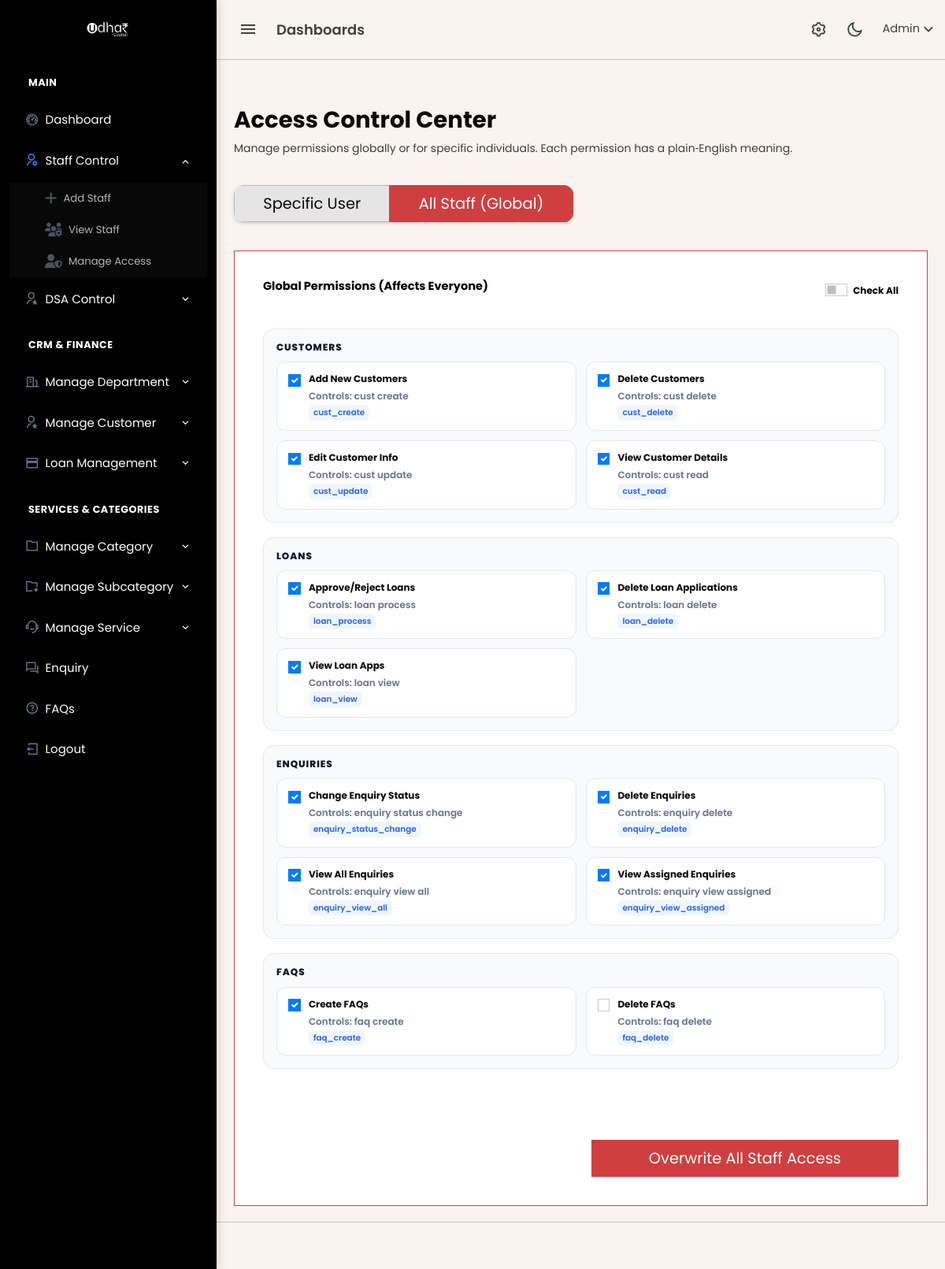
Page /admin/manage_permissions.php?mode=bulk (signed in) on the earlier database version.
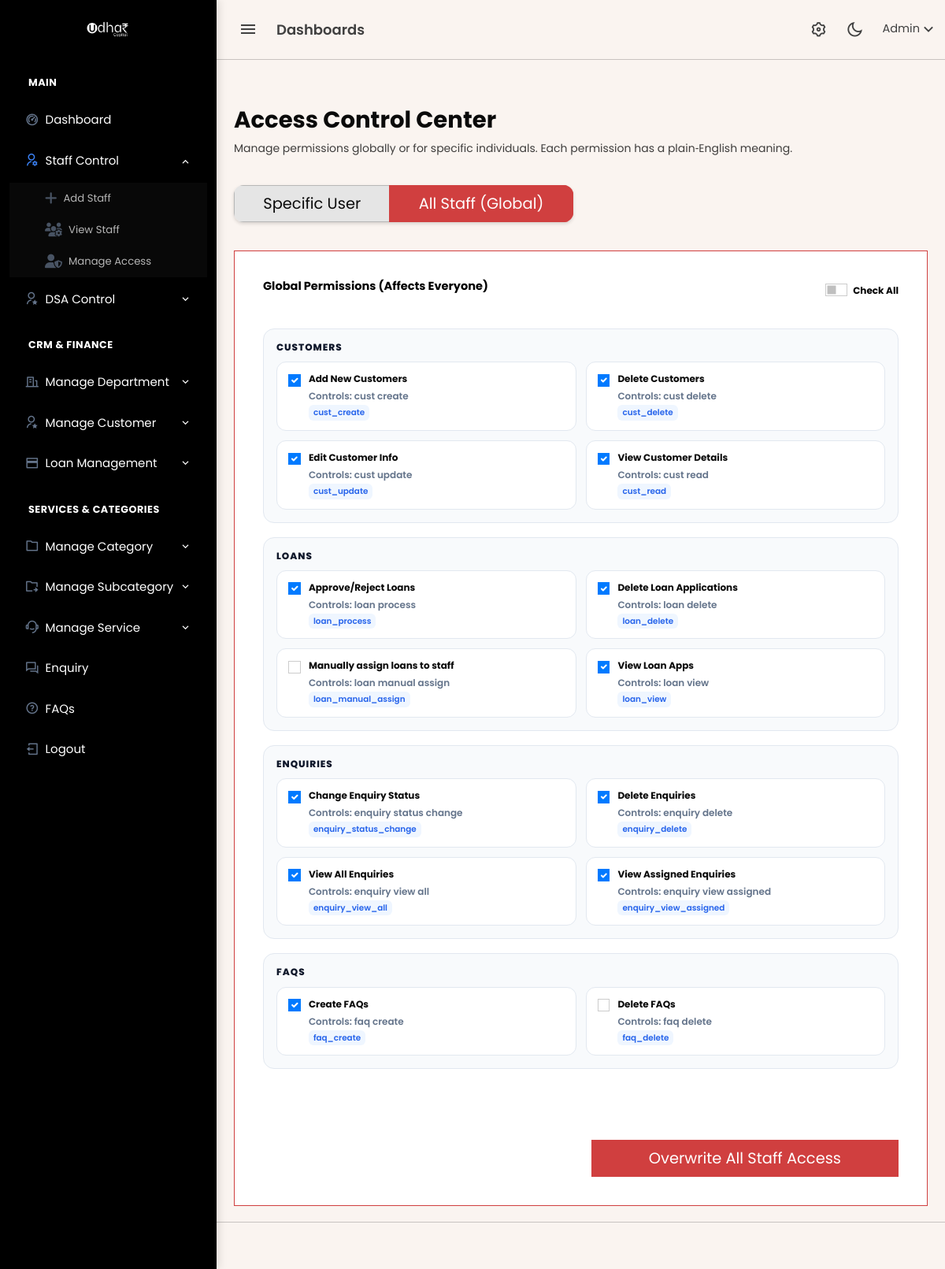
Same page on the later database version.
### tables this page shows
CREATE TABLE `permissions` (
  `id` int(11) NOT NULL,
  `perm_key` varchar(50) NOT NULL,
  `description` varchar(255) DEFAULT NULL
);

### admin/manage_permissions.php (the view, shortened to what this page needs)
<?php
include 'header.php';
$mode = $_GET['mode'] ?? 'individual';
$selected_id = isset($_GET['staff_id']) ? (int)$_GET['staff_id'] : 0;
$current_perms = [];
if ($mode == 'bulk') {
    $res = mysqli_query($conn, "SELECT permission_id FROM role_permissions WHERE role_id = 1");
    while ($row = mysqli_fetch_assoc($res)) {
        $current_perms[] = $row['permission_id'];
    }
}
$all_perms = mysqli_query($conn, "SELECT id, perm_key, description FROM permissions ORDER BY description ASC");
function permissionGroup($perm_key) {
    if (strpos($perm_key, 'cust_') === 0) return 'Customers';
    if (strpos($perm_key, 'loan_') === 0) return 'Loans';
    if (strpos($perm_key, 'enquiry_') === 0) return 'Enquiries';
    if (strpos($perm_key, 'faq_') === 0) return 'FAQs';
    return 'Other';
}
$perm_groups = [];
mysqli_data_seek($all_perms, 0);
while ($p = mysqli_fetch_assoc($all_perms)) {
    $group = permissionGroup($p['perm_key']);
    if (!isset($perm_groups[$group])) $perm_groups[$group] = [];
    $perm_groups[$group][] = $p;
}
?>
<?php include 'topbar.php'; ?>
<?php include 'sidebar.php'; ?>
<div class="content-page">
    <div class="content">
        <div class="container-fluid pt-4">
            <div class="mb-4">
                <h2 class="fw-bold text-dark">Access Control Center</h2>
                <p class="text-muted">Manage permissions globally or for specific individuals. Each permission has a plain‑English meaning.</p>
            </div>
            <div class="row mb-4">
                <div class="col-md-6">
                    <div class="btn-group w-100 shadow-sm" style="border-radius: 12px; overflow: hidden;">
                        <a href="?mode=individual" class="btn btn-lg <?= $mode == 'individual' ? 'btn-dark' : 'btn-light border' ?>">Specific User</a>
                        <a href="?mode=bulk" class="btn btn-lg <?= $mode == 'bulk' ? 'btn-danger' : 'btn-light border' ?>">All Staff (Global)</a>
                    </div>
                </div>
            </div>
            <?php if ($mode == 'bulk' || ($mode == 'individual' && $selected_id > 0)): ?>
            <form action="db/update/permission_handler.php" method="POST">
                <div class="card card-modern p-4 <?= $mode == 'bulk' ? 'border-danger' : '' ?>">
                    <div class="d-flex justify-content-between align-items-center mb-4">
                        <h5 class="fw-bold"><?= $mode == 'bulk' ? 'Global Permissions (Affects Everyone)' : 'User Permissions' ?></h5>
                        <div class="form-check form-switch">
                            <input class="form-check-input" type="checkbox" id="selectAll">
                            <label class="form-check-label small fw-bold" for="selectAll">Check All</label>
                        </div>
                    </div>
                    <?php foreach ($perm_groups as $group_name => $perms): ?>
                        <div class="perm-group">
                            <h6><?= htmlspecialchars($group_name) ?></h6>
                            <div class="perm-grid">
                                <?php foreach ($perms as $p): ?>
                                    <label class="perm-item">
                                        <input type="checkbox" name="perms[]" value="<?= $p['id'] ?>" class="form-check-input perm-check" <?= in_array($p['id'], $current_perms) ? 'checked' : '' ?>>
                                        <div>
                                            <div class="fw-bold text-dark small"><?= htmlspecialchars($p['description']) ?></div>
                                            <div class="perm-help">Controls: <?= str_replace('_', ' ', $p['perm_key']) ?></div>
                                            <span class="perm-code"><?= htmlspecialchars($p['perm_key']) ?></span>
                                        </div>
                                    </label>
                                <?php endforeach; ?>
                            </div>
                        </div>
                    <?php endforeach; ?>
                    <div class="mt-5 text-end">
                        <button type="submit" name="save_perms" class="btn <?= $mode == 'bulk' ? 'btn-danger' : 'btn-submit-pro' ?> btn-lg px-5">
                            <?= $mode == 'bulk' ? 'Overwrite All Staff Access' : 'Update User Access' ?>
                        </button>
                    </div>
                </div>
            </form>
            <?php endif; ?>
        </div>
    </div>
</div>
<?php include 'footer.php'; ?>

### admin/header.php (shortened to what this page needs)
<!DOCTYPE html>
<html lang="en">
<head>
	<link rel="stylesheet" href="assets/vendor/daterangepicker/daterangepicker.css">
	<link rel="stylesheet" href="assets/vendor/admin-resources/jquery.vectormap/jquery-jvectormap-1.2.2.css">
	<link href="assets/css/app.min.css" rel="stylesheet" type="text/css" id="app-style" />
<link rel="stylesheet" href="https://cdnjs.cloudflare.com/ajax/libs/font-awesome/6.4.2/css/all.min.css">
	<link href="assets/css/icons.min.css" rel="stylesheet" type="text/css" />
</head>
<body>
	<div class="wrapper">

### admin/topbar.php (shortened to what this page needs)
<div class="navbar-custom">
    <div class="topbar container-fluid">
        <div class="d-flex align-items-center gap-1">
            <button class="button-toggle-menu">
                <i class="mdi mdi-menu"></i>
            </button>
            <h4 class="page-title d-none d-sm-block">Dashboards</h4>
        </div>
        <ul class="topbar-menu d-flex align-items-center gap-3">
            <li class="d-none d-sm-inline-block">
                <a class="nav-link" data-bs-toggle="offcanvas" href="#theme-settings-offcanvas">
                    <span class="ri-settings-3-line fs-22"></span>
                </a>
            </li>
            <li class="d-none d-sm-inline-block">
                <div class="nav-link" id="light-dark-mode">
                    <i class="ri-moon-line fs-22"></i>
                </div>
            </li>
            <li class="dropdown">
                <a class="nav-link dropdown-toggle arrow-none nav-user" data-bs-toggle="dropdown" href="#" role="button" aria-haspopup="false" aria-expanded="false">
                    <span class="d-lg-block d-none">
                        <h5 class="my-0 fw-normal">Admin<i class="ri-arrow-down-s-line fs-22 d-none d-sm-inline-block align-middle"></i></h5>
                    </span>
                </a>
            </li>
        </ul>
    </div>
</div>

### admin/sidebar.php (shortened to what this page needs)
<?php
$current_page = basename($_SERVER['PHP_SELF']);
$dept_active = in_array($current_page, ['add-department.php', 'departments.php']);
$customer_active = in_array($current_page, [
    'customer_add.php',
    'customers.php',
    'customer_edit.php',
    'customer_view.php'
]);
$loan_active = in_array($current_page, [
    'loan_applications.php',
    'loan_view.php',
    'manual_loan_assign.php',
    'rejected_loans.php'
]);
$cat_active      = in_array($current_page, ['category_add.php', 'category.php']);
$subcat_active   = in_array($current_page, ['subcategory_add.php', 'subcategory.php']);
$service_active  = in_array($current_page, ['service_add.php', 'services.php', 'service_edit.php', 'service_details.php', 'plan-work.php']);
$faq_active = ($current_page == 'faqs.php');
$staff_active = in_array($current_page, [
    'staff_add.php',
    'staff_list.php',
    'manage_permissions.php'
]);
$dsa_active = in_array($current_page, [
    'dsa_add.php',
    'dsa_list.php',
    'dsa_requests.php',
    'manage_dsa_permissions.php'
]);
?>
<div class="leftside-menu">
    <a href="dashboard.php" class="logo text-center d-block">
        <span class="logo-lg">
            <img src="assets/udhaar_logo.png" alt="logo" style="max-height: 40px; margin: 20px 0; filter: brightness(0) invert(1);">
        </span>
    </a>
    <div class="h-100">
        <ul class="side-nav">
            <li class="side-nav-title">Main</li>
            <li class="side-nav-item <?= ($current_page == 'dashboard.php') ? 'active' : '' ?>">
                <a href="dashboard.php" class="side-nav-link">
                    <i class="ri-dashboard-2-line"></i>
                    <span>Dashboard</span>
                </a>
            </li>
            <li class="side-nav-item <?= $staff_active ? 'active' : '' ?>">
                <a href="javascript:void(0);" class="side-nav-link has-arrow">
                    <i class="ri-user-settings-line"></i>
                    <span>Staff Control</span>
                </a>
                <ul class="side-nav-second-level">
                    <li><a href="staff_add.php" class="side-nav-link"><i class="fas fa-plus"></i> Add Staff</a></li>
                    <li><a href="staff_list.php" class="side-nav-link"><i class="fas fa-users-cog"></i> View Staff</a></li>
                    <li><a href="manage_permissions.php" class="side-nav-link"><i class="fas fa-user-shield"></i> Manage Access</a></li>
                </ul>
            </li>
            <li class="side-nav-item <?= $dsa_active ? 'active' : '' ?>">
                <a href="javascript:void(0);" class="side-nav-link has-arrow">
                    <i class="ri-user-star-line"></i>
                    <span>DSA Control</span>
                </a>
            </li>
            <li class="side-nav-title">CRM & Finance</li>
            <li class="side-nav-item <?= $dept_active ? 'active' : '' ?>">
                <a href="javascript:void(0);" class="side-nav-link has-arrow">
                    <i class="ri-building-line"></i>
                    <span>Manage Department</span>
                </a>
            </li>
            <li class="side-nav-item <?= $customer_active ? 'active' : '' ?>">
                <a href="javascript:void(0);" class="side-nav-link has-arrow">
                    <i class="ri-user-star-line"></i>
                    <span>Manage Customer</span>
                </a>
            </li>
            <li class="side-nav-item <?= $loan_active ? 'active' : '' ?>">
                <a href="javascript:void(0);" class="side-nav-link has-arrow">
                    <i class="ri-bank-card-2-line"></i>
                    <span>Loan Management</span>
                </a>
            </li>
            <li class="side-nav-title">Services & Categories</li>
            <li class="side-nav-item <?= $cat_active ? 'active' : '' ?>">
                <a href="javascript:void(0);" class="side-nav-link has-arrow">
                    <i class="ri-folder-line"></i>
                    <span>Manage Category</span>
                </a>
            </li>
            <li class="side-nav-item <?= $subcat_active ? 'active' : '' ?>">
                <a href="javascript:void(0);" class="side-nav-link has-arrow">
                    <i class="ri-folder-shared-line"></i>
                    <span>Manage Subcategory</span>
                </a>
            </li>
            <li class="side-nav-item <?= $service_active ? 'active' : '' ?>">
                <a href="javascript:void(0);" class="side-nav-link has-arrow">
                    <i class="ri-customer-service-2-line"></i>
                    <span>Manage Service</span>
                </a>
            </li>
            <li class="side-nav-item <?= ($current_page == 'enquiries.php') ? 'active' : '' ?>">
                <a href="enquiries.php" class="side-nav-link">
                    <i class="ri-question-answer-line"></i>
                    <span>Enquiry</span>
                </a>
            </li>
            <li class="side-nav-item <?= $faq_active ? 'active' : '' ?>">
                <a href="faqs.php" class="side-nav-link">
                    <i class="ri-question-line"></i>
                    <span>FAQs</span>
                </a>
            </li>
            <li class="side-nav-item">
                <a href="db/auth-logout.php" class="side-nav-link text-danger">
                    <i class="ri-logout-box-line"></i>
                    <span>Logout</span>
                </a>
            </li>
        </ul>
    </div>
</div>

### admin/footer.php (shortened to what this page needs)
				<footer class="footer">
				</footer>
			</div>
</body>
</html>

### admin/sidebar.php (style rules this page uses)
:root { --nav-bg: #000000; --nav-text: #ffffff; --nav-hover-bg: #1e293b; --accent-blue: #3b82f6; }
.leftside-menu { background: var(--nav-bg) !important; width: 260px; position: fixed; height: 100%; box-shadow: 4px 0 10px rgba(0,0,0,0.1); z-index: 1000; overflow-y: auto; }
.side-nav-link { color: var(--nav-text) !important; padding: 12px 20px !important; display: flex !important; align-items: center; text-decoration: none !important; transition: 0.2s; cursor: pointer; }
.side-nav-link i { font-size: 1.1rem; margin-right: 12px; color: #64748b; }
.has-arrow::after { content: "\ea4e"; font-family: 'remixicon'; margin-left: auto; transition: transform 0.3s; }
.side-nav-item.active > .has-arrow::after { transform: rotate(180deg); }
.side-nav-second-level { list-style: none; padding: 0; display: none; background: rgba(255, 255, 255, 0.03); }
.side-nav-item.active .side-nav-second-level { display: block; }
.side-nav-second-level .side-nav-link { padding: 10px 20px 10px 45px !important; font-size: 0.825rem !important; opacity: 0.7; }
.side-nav-item.active > .side-nav-link i { color: var(--accent-blue) !important; }
.side-nav-title { padding: 15px 20px 5px; font-size: 0.7rem; text-transform: uppercase; color: #64748b; font-weight: 700; letter-spacing: 0.5px; }

### admin/manage_permissions.php (style rules this page uses)
.perm-grid { display: grid; grid-template-columns: repeat(auto-fit, minmax(260px, 1fr)); gap: 12px; }
.perm-item { border: 1px solid #e2e8f0; border-radius: 12px; padding: 12px 14px; display: flex; gap: 10px; align-items: flex-start; background: #fff; }
.perm-group { border: 1px solid #e2e8f0; border-radius: 14px; padding: 16px; margin-bottom: 18px; background: #f8fafc; }
.perm-group h6 { margin: 0 0 12px; font-weight: 800; color: #0f172a; text-transform: uppercase; font-size: 0.75rem; letter-spacing: 0.08em; }
.perm-help { font-size: 0.75rem; color: #64748b; margin-top: 4px; }
.perm-code { font-size: 0.65rem; color: #2563eb; background: #eff6ff; padding: 2px 6px; border-radius: 6px; display: inline-block; }

Differences in the rows shown:
added permissions: description "Manually assign loans to staff", perm_key "loan manual assign", perm_key "loan_manual_assign", shown under "LOANS"
